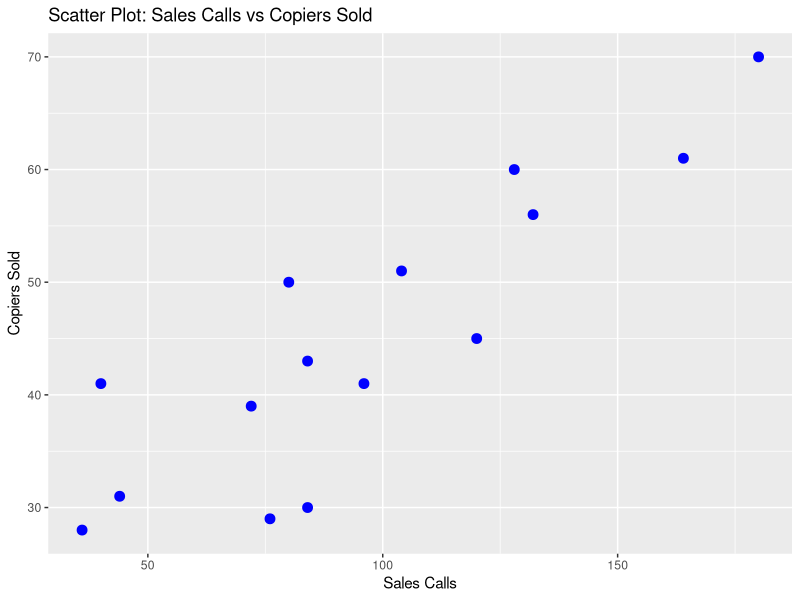

The R source for this figure:
#Page No.438
library(ggplot2)

sales_data <- data.frame(
  Sales_Rep = c("Brian Virost", "Carlos Ramirez", "Carol Saia", "Greg Fish", "Jeff Hall", 
                "Mark Reynolds", "Meryl Rumsey", "Mike Kiel", "Ray Snarsky", "Rich Niles", 
                "Ron Broderick", "Sal Spina", "Soni Jones", "Susan Welch", "Tom Keller"),
  Sales_Calls = c(96, 40, 104, 128, 164, 76, 72, 80, 36, 84, 180, 132, 120, 44, 84),
  Copiers_Sold = c(41, 41, 51, 60, 61, 29, 39, 50, 28, 43, 70, 56, 45, 31, 30)
)

ggplot(sales_data, aes(x = Sales_Calls, y = Copiers_Sold)) +
  geom_point(color = "blue", size = 3) +
  labs(title = "Scatter Plot: Sales Calls vs Copiers Sold",
       x = "Sales Calls",
       y = "Copiers Sold")

cor_coeff <- cor(sales_data$Sales_Calls, sales_data$Copiers_Sold)
cat("Correlation Coefficient:", cor_coeff)

if (cor_coeff > 0) {
  cat("There is a positive correlation, meaning that as sales calls increase, copiers sold tend to increase.")
} else if (cor_coeff < 0) {
  cat("There is a negative correlation, meaning that as sales calls increase, copiers sold tend to decrease.")
} else {
  cat("There is no correlation between sales calls and copiers sold.")
}
